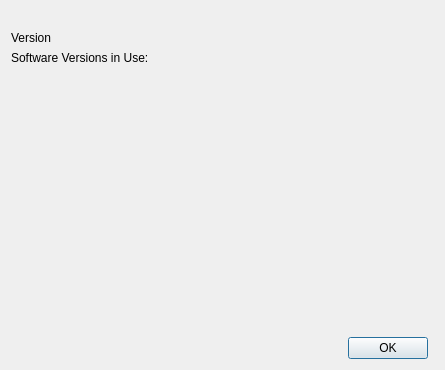
<?xml version="1.0" encoding="UTF-8"?>
<ui version="4.0">
 <class>about</class>
 <widget class="QDialog" name="about">
  <property name="windowModality">
   <enum>Qt::ApplicationModal</enum>
  </property>
  <property name="geometry">
   <rect>
    <x>0</x>
    <y>0</y>
    <width>445</width>
    <height>370</height>
   </rect>
  </property>
  <property name="windowTitle">
   <string>About Manuskript</string>
  </property>
  <property name="windowIcon">
   <iconset>
    <normaloff>../../icons/Manuskript/icon-64px.png</normaloff>../../icons/Manuskript/icon-64px.png</iconset>
  </property>
  <layout class="QGridLayout" name="gridLayout">
   <item row="2" column="0" colspan="2">
    <widget class="QLabel" name="labelManuskriptVersion">
     <property name="text">
      <string notr="true">Version</string>
     </property>
     <property name="textInteractionFlags">
      <set>Qt::LinksAccessibleByMouse|Qt::TextSelectableByMouse</set>
     </property>
    </widget>
   </item>
   <item row="5" column="0">
    <spacer name="verticalSpacer">
     <property name="orientation">
      <enum>Qt::Vertical</enum>
     </property>
     <property name="sizeHint" stdset="0">
      <size>
       <width>20</width>
       <height>40</height>
      </size>
     </property>
    </spacer>
   </item>
   <item row="0" column="0" colspan="2">
    <widget class="QLabel" name="labelLogo">
     <property name="toolTip">
      <string>Manuskript</string>
     </property>
     <property name="text">
      <string/>
     </property>
     <property name="pixmap">
      <pixmap>../../icons/Manuskript/logo-400x104.png</pixmap>
     </property>
    </widget>
   </item>
   <item row="4" column="0">
    <widget class="QLabel" name="labelSoftwareVersion">
     <property name="text">
      <string notr="true">Software Versions in Use:</string>
     </property>
     <property name="alignment">
      <set>Qt::AlignLeading|Qt::AlignLeft|Qt::AlignTop</set>
     </property>
     <property name="textInteractionFlags">
      <set>Qt::LinksAccessibleByMouse|Qt::TextSelectableByMouse</set>
     </property>
    </widget>
   </item>
   <item row="7" column="0">
    <widget class="QDialogButtonBox" name="buttonBox">
     <property name="orientation">
      <enum>Qt::Horizontal</enum>
     </property>
     <property name="standardButtons">
      <set>QDialogButtonBox::Ok</set>
     </property>
    </widget>
   </item>
  </layout>
 </widget>
 <resources/>
 <connections>
  <connection>
   <sender>buttonBox</sender>
   <signal>accepted()</signal>
   <receiver>about</receiver>
   <slot>accept()</slot>
   <hints>
    <hint type="sourcelabel">
     <x>248</x>
     <y>254</y>
    </hint>
    <hint type="destinationlabel">
     <x>157</x>
     <y>274</y>
    </hint>
   </hints>
  </connection>
 </connections>
</ui>
